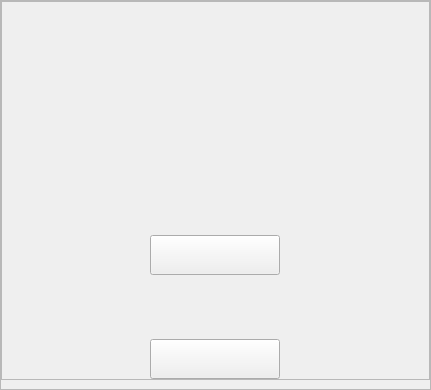
<?xml version="1.0" encoding="UTF-8"?>
<ui version="4.0">
 <class>mode</class>
 <widget class="QWidget" name="mode">
  <property name="geometry">
   <rect>
    <x>0</x>
    <y>0</y>
    <width>431</width>
    <height>390</height>
   </rect>
  </property>
  <property name="windowTitle">
   <string>Basic_Snake</string>
  </property>
  <property name="windowIcon">
   <iconset>
    <normaloff>:/images/resource/icon.png</normaloff>:/images/resource/icon.png</iconset>
  </property>
  <property name="styleSheet">
   <string notr="true">QFrame#frame
{
border-image: url(:/images/resource/menu_back.jpg)  stretch;
}
QPushButton#pushButton
{
border-image: url(:/images/resource/p1.png) 0 0 0 0 stretch stretch;
}
QPushButton#pushButton_2
{
border-image: url(:/images/resource/2p.png) 0 0 0 0 stretch stretch;
}
QPushButton#pushButton:hover
{
    background-color: rgba(255, 255, 255, 0.5);
}

QPushButton#pushButton_2:hover
{
    background-color: rgba(255, 255, 255, 0.5); 
}</string>
  </property>
  <layout class="QHBoxLayout" name="horizontalLayout">
   <property name="leftMargin">
    <number>0</number>
   </property>
   <property name="topMargin">
    <number>0</number>
   </property>
   <property name="rightMargin">
    <number>0</number>
   </property>
   <property name="bottomMargin">
    <number>0</number>
   </property>
   <item>
    <widget class="QFrame" name="frame">
     <property name="frameShape">
      <enum>QFrame::StyledPanel</enum>
     </property>
     <property name="frameShadow">
      <enum>QFrame::Raised</enum>
     </property>
     <layout class="QGridLayout" name="gridLayout_2">
      <property name="leftMargin">
       <number>0</number>
      </property>
      <property name="topMargin">
       <number>0</number>
      </property>
      <property name="rightMargin">
       <number>0</number>
      </property>
      <item row="0" column="0">
       <widget class="QFrame" name="frame_2">
        <property name="frameShape">
         <enum>QFrame::StyledPanel</enum>
        </property>
        <property name="frameShadow">
         <enum>QFrame::Raised</enum>
        </property>
        <layout class="QGridLayout" name="gridLayout">
         <property name="leftMargin">
          <number>0</number>
         </property>
         <property name="topMargin">
          <number>0</number>
         </property>
         <property name="rightMargin">
          <number>0</number>
         </property>
         <property name="bottomMargin">
          <number>0</number>
         </property>
         <property name="spacing">
          <number>0</number>
         </property>
         <item row="0" column="0" alignment="Qt::AlignHCenter">
          <widget class="QLabel" name="label">
           <property name="text">
            <string/>
           </property>
           <property name="pixmap">
            <pixmap>:/images/resource/icon.png</pixmap>
           </property>
          </widget>
         </item>
         <item row="2" column="0" alignment="Qt::AlignVCenter">
          <widget class="QPushButton" name="pushButton">
           <property name="enabled">
            <bool>true</bool>
           </property>
           <property name="minimumSize">
            <size>
             <width>130</width>
             <height>40</height>
            </size>
           </property>
           <property name="maximumSize">
            <size>
             <width>100</width>
             <height>33</height>
            </size>
           </property>
           <property name="text">
            <string/>
           </property>
          </widget>
         </item>
         <item row="3" column="0">
          <widget class="QPushButton" name="pushButton_2">
           <property name="minimumSize">
            <size>
             <width>130</width>
             <height>40</height>
            </size>
           </property>
           <property name="sizeIncrement">
            <size>
             <width>100</width>
             <height>33</height>
            </size>
           </property>
           <property name="text">
            <string/>
           </property>
          </widget>
         </item>
        </layout>
       </widget>
      </item>
     </layout>
    </widget>
   </item>
  </layout>
 </widget>
 <resources/>
 <connections/>
</ui>
